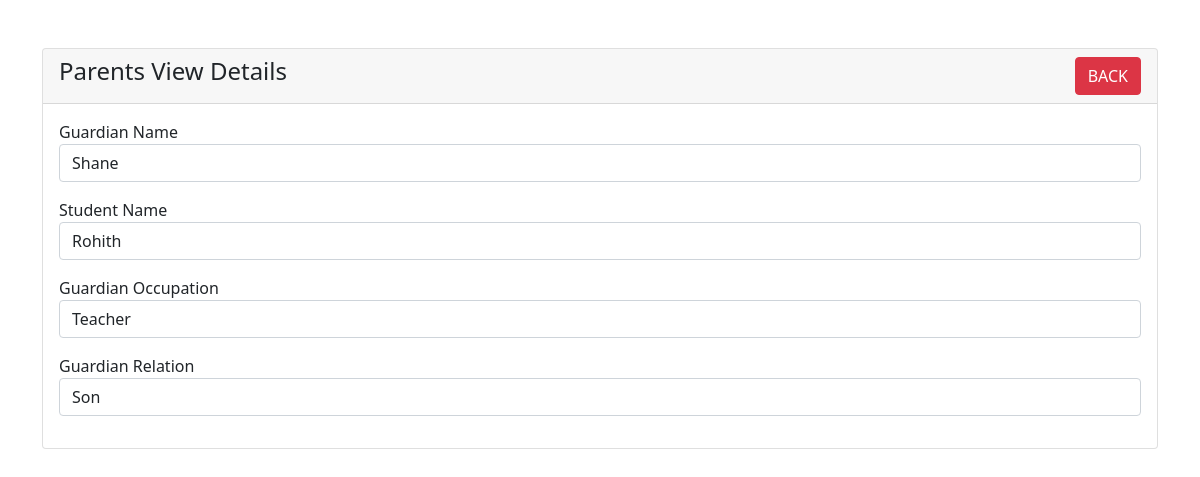
The app's page /parent-view.php?id=26700 with its own data.
### tables this page shows
CREATE TABLE `guardian` (
  `gId` int(11) NOT NULL,
  `gName` varchar(255) NOT NULL,
  `name` varchar(255) NOT NULL,
  `indexNumber` varchar(100) NOT NULL,
  `gOccupation` varchar(255) NOT NULL,
  `gRelation` varchar(255) NOT NULL
);

### parent-view.php (the view, shortened to what this page needs)
<?php
require 'dbcon.php';
?>
<!doctype html>
<html lang="en">
  <head>
    <link href="https://cdn.jsdelivr.net/npm/bootstrap@5.1.3/dist/css/bootstrap.min.css" rel="stylesheet">
</head>
<body>
    <div class="container mt-5">
        <div class="row">
            <div class="col-md-12">
                <div class="card">
                    <div class="card-header">
                        <h4>Parents View Details
                            <a href="index.php" class="btn btn-danger float-end">BACK</a>
                        </h4>
                    </div>
                    <div class="card-body">
                        <?php
                        if(isset($_GET['id']))
                        {
                            $student_id = mysqli_real_escape_string($con, $_GET['id']);
                            $query = "SELECT * FROM guardian WHERE indexNumber='$student_id' ";
                            $query_run = mysqli_query($con, $query);
                            if(mysqli_num_rows($query_run) > 0)
                            {
                                $guardian = mysqli_fetch_array($query_run);
                                ?>
                                    <div class="mb-3">
                                        <label>Guardian Name</label>
                                        <p class="form-control">
                                            <?=$guardian['gName'];?>
                                        </p>
                                    </div>
                                    <div class="mb-3">
                                        <label>Student Name </label>
                                        <p class="form-control">
                                            <?=$guardian['name'];?>
                                        </p>
                                    </div>
                                    <div class="mb-3">
                                        <label>Guardian Occupation</label>
                                        <p class="form-control">
                                            <?=$guardian['gOccupation'];?>
                                        </p>
                                    </div>
                                    <div class="mb-3">
                                        <label>Guardian Relation </label>
                                        <p class="form-control">
                                            <?=$guardian['gRelation'];?>
                                        </p>
                                    </div>
                                <?php
                            }
                            else
                            {
                                echo "<h4>No Such Id Found</h4>";
                            }
                        }
                        ?>
                    </div>
                </div>
            </div>
        </div>
    </div>
</body>
</html>

### records on screen
guardian: gName "Shane", name "Rohith", gOccupation "Teacher", gRelation "Son"
